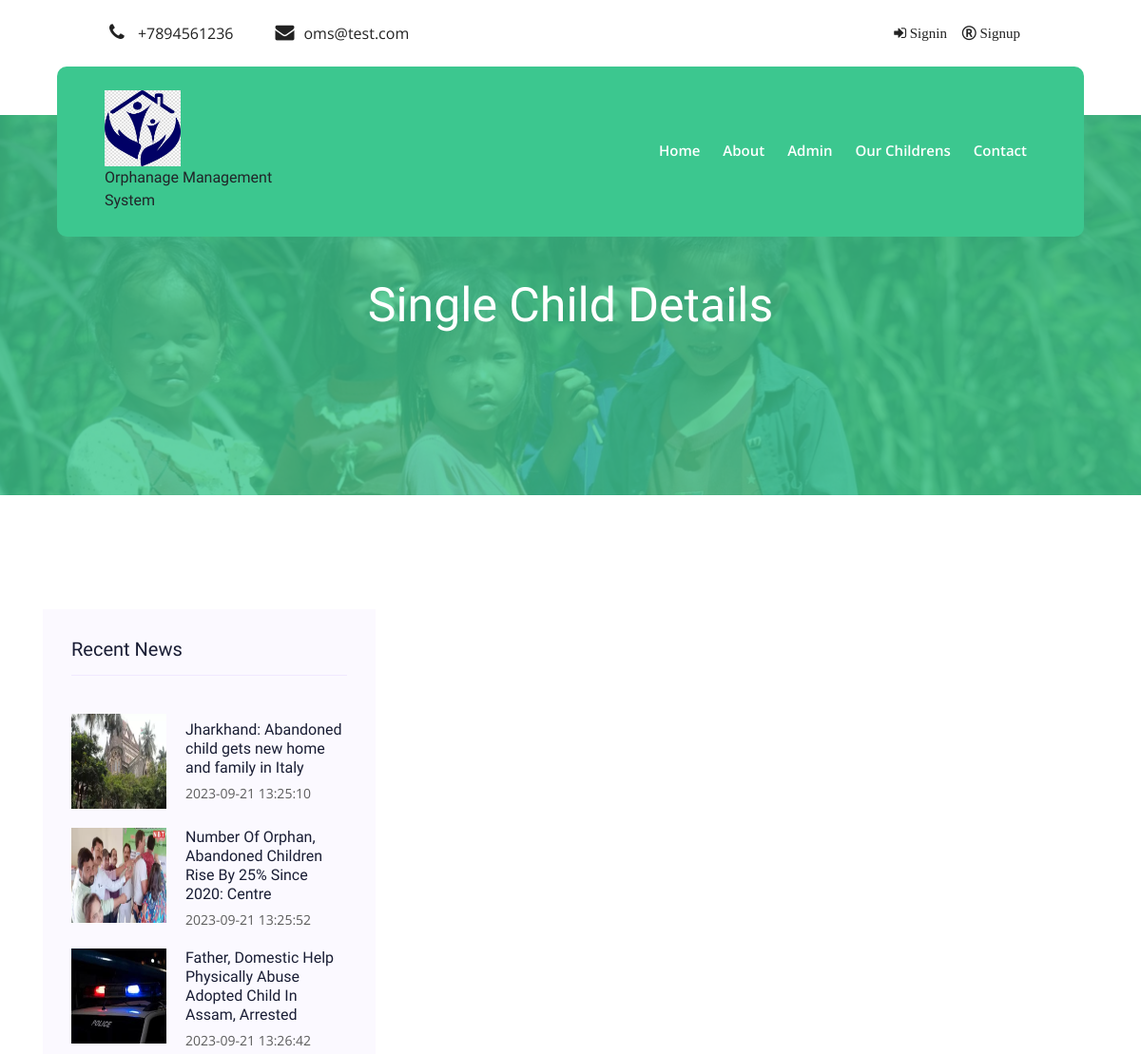
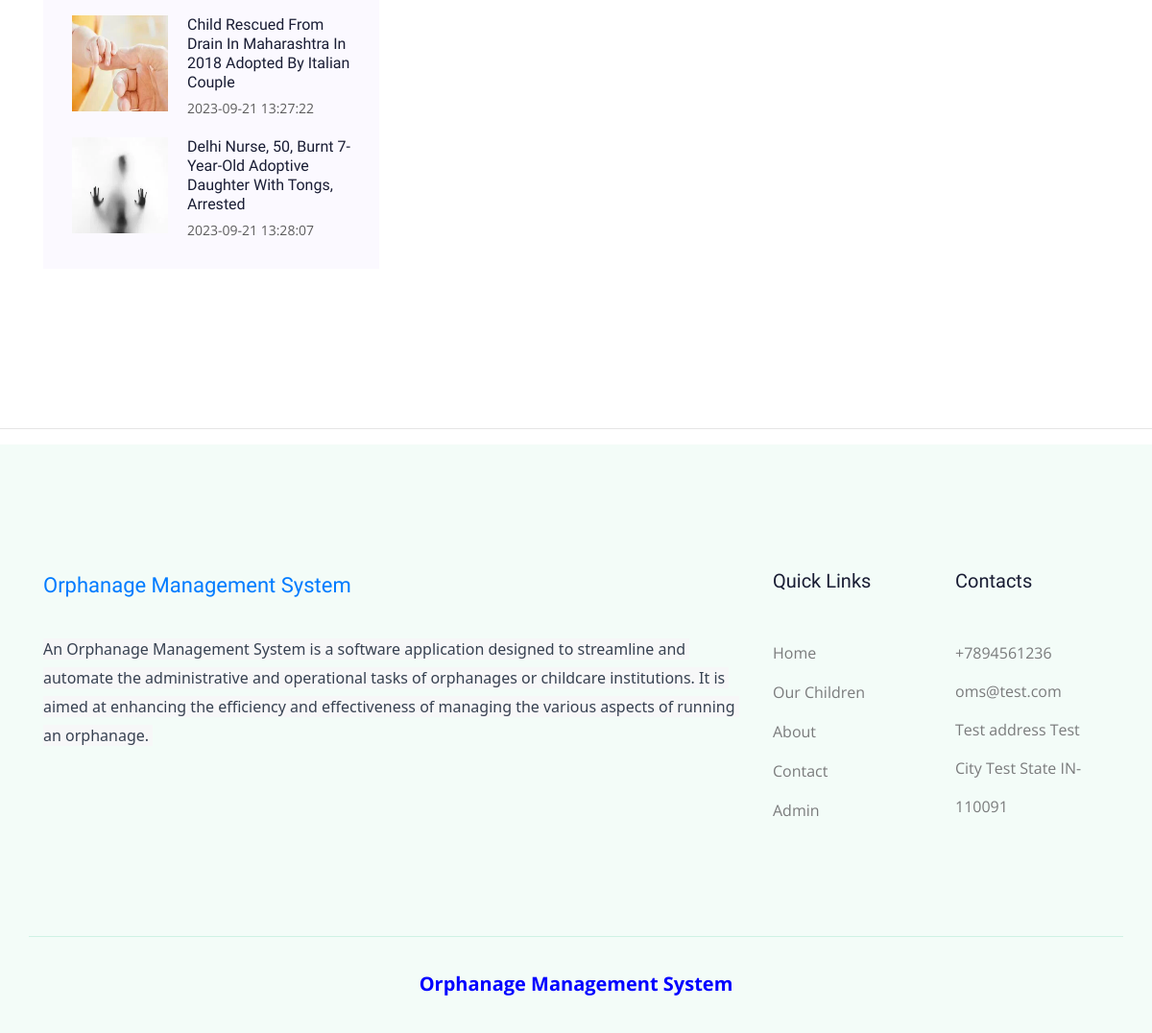
Page /oms/child-details.php on the committed database (2 pictures, top to bottom).
### tables this page shows
CREATE TABLE `tblgenralsettings` (
  `id` int(11) NOT NULL,
  `SiteName` varchar(200) DEFAULT NULL,
  `PhoneNumber` bigint(12) DEFAULT NULL,
  `EmailId` varchar(255) DEFAULT NULL,
  `address` mediumtext DEFAULT NULL,
  `footercontent` mediumtext DEFAULT NULL,
  `LastUpdationDate` timestamp NULL DEFAULT NULL ON UPDATE current_timestamp()
);

CREATE TABLE `tblnews` (
  `id` int(11) NOT NULL,
  `NewsTitle` varchar(255) DEFAULT NULL,
  `NewsDetails` mediumtext DEFAULT NULL,
  `NewsImage` varchar(250) DEFAULT NULL,
  `PostingDate` timestamp NULL DEFAULT current_timestamp()
);

CREATE TABLE `tblpages` (
  `id` int(11) NOT NULL,
  `PageType` varchar(255) DEFAULT NULL,
  `PageDetails` mediumtext DEFAULT NULL,
  `LastupdationDate` timestamp NULL DEFAULT NULL ON UPDATE current_timestamp()
);

### oms/child-details.php (the view, shortened to what this page needs)
<?php
include('includes/config.php');
?>
<!doctype html>
<html class="no-js" lang="zxx">
<head>
    <link rel="stylesheet" href="css/bootstrap.min.css">
    <link rel="stylesheet" href="css/owl.carousel.min.css">
    <link rel="stylesheet" href="css/magnific-popup.css">
    <link rel="stylesheet" href="css/font-awesome.min.css">
    <link rel="stylesheet" href="css/themify-icons.css">
    <link rel="stylesheet" href="css/nice-select.css">
    <link rel="stylesheet" href="css/flaticon.css">
    <link rel="stylesheet" href="css/gijgo.css">
    <link rel="stylesheet" href="css/animate.css">
    <link rel="stylesheet" href="css/slicknav.css">
    <link rel="stylesheet" href="css/style.css">
</head>
<body>
<?php include_once('includes/header.php');?>
  <div class="bradcam_area breadcam_bg overlay d-flex align-items-center justify-content-center">
      <div class="container">
          <div class="row">
              <div class="col-xl-12">
                  <div class="bradcam_text text-center">
                      <h3>Single Child Details</h3>
                  </div>
              </div>
          </div>
      </div>
  </div>
   <section class="blog_area single-post-area section-padding">
      <div class="container">
         <div class="row">
            <div class="col-lg-4">
               <div class="blog_right_sidebar">
                  <aside class="single_sidebar_widget popular_post_widget">
                     <h3 class="widget_title">Recent News</h3>
                     <?php
$sql = "SELECT tblnews.*  from tblnews";
$query = $dbh -> prepare($sql);
$query->execute();
$results=$query->fetchAll(PDO::FETCH_OBJ);
if($query->rowCount() > 0)
{
foreach($results as $row)
{
    ?>
                     <div class="media post_item">
                        <img src="admin/newsimages/<?php echo htmlentities($row->NewsImage);?>" alt="post" width="100" height="100">
                        <div class="media-body">
                           <a href="news-details.php?nid=<?php echo htmlentities($row->id);?>">
                              <h3><?php echo htmlentities($row->NewsTitle);?></h3>
                           </a>
                           <p><?php echo htmlentities($row->PostingDate);?></p>
                        </div>
                     </div><?php } } ?>
                  </aside>
               </div>
            </div>
         </div>
      </div>
   </section>
   <?php include_once('includes/footer.php');?>
</body>
</html>

### oms/includes/header.php (shortened to what this page needs)
   <header>
        <div class="header-area ">
            <div class="header-top_area">
                <div class="container-fluid">
                    <div class="row">
                        <div class="col-xl-6 col-md-12 col-lg-8">
                            <div class="short_contact_list">
                                <ul>
                                     <?php
$ret = "select * from tblgenralsettings";
$query = $dbh -> prepare($ret);
$query->execute();
$results=$query->fetchAll(PDO::FETCH_OBJ);
if($query->rowCount() > 0)
{
foreach($results as $row)
{
$website=$row->SiteName;
    ?>
                                    <li><a href="#"> <i class="fa fa-phone"></i> +<?php echo $row->PhoneNumber;?></a></li>
                                    <li><a href="#"> <i class="fa fa-envelope"></i><?php echo $row->EmailId;?></a></li><?php }} ?>
                                </ul>
                            </div>
                        </div>
                        <div class="col-xl-6 col-md-6 col-lg-4">
                            <div class="social_media_links d-none d-lg-block">
                                 <?php if($_SESSION['usrid']==0):?>
                                <a href="signin.php">
                                    <i class="fa fa-sign-in"> Signin</i>
                                </a>
                                <a href="signup.php">
                                    <i class="fa fa-registered"> Signup</i>
                                </a><?php endif;?>
                            </div>
                        </div>
                    </div>
                </div>
            </div>
            <div id="sticky-header" class="main-header-area">
                <div class="container-fluid">
                    <div class="row align-items-center">
                        <div class="col-xl-3 col-lg-3">
                            <div class="logo">
                                <a href="index.html">
                                    <img src="img/oms.jpg" width="80" height="80" alt="">
                                </a>
                            </div>
                              <?php echo $website;?>
                        </div>
                        <div class="col-xl-9 col-lg-9">
                            <div class="main-menu">
                                <nav>
                                    <ul id="navigation">
                                        <li><a href="index.php">home</a></li>
                                        <li><a href="About.php">About</a></li>
                                        <li><a href="admin/index.php">Admin</a></li>
                                        <li><a href="childs.php">Our Childrens</a></li>
                                        <li><a href="contact.php">Contact</a></li>
                                    </ul>
                                </nav>
                            </div>
                        </div>
                        <div class="col-12">
                        </div>
                    </div>
                </div>
            </div>
        </div>
    </header>

### oms/includes/footer.php (shortened to what this page needs)
<hr />
<footer class="footer">
        <div class="footer_top">
            <div class="container">
                <div class="row">
                    <div class="col-xl-8 col-md-6 col-lg-4 ">
                        <div class="footer_widget">
                            <div class="footer_logo">
                                <a href="index.php">
                                   Orphanage Management System
                                </a>
                            </div>
                             <?php
 $ptype="aboutus";
$ret = "select  PageDetails from tblpages where PageType=:ptype";
$query = $dbh -> prepare($ret);
$query -> bindParam(':ptype',$ptype, PDO::PARAM_STR);
$query->execute();
$results=$query->fetchAll(PDO::FETCH_OBJ);
if($query->rowCount() > 0)
{
foreach($results as $row)
{ ?>
                            <p class="address_text"><?php echo $row->PageDetails;?>
                            </p> <?php }} ?>
                        </div>
                    </div>
                    <div class="col-xl-2 col-md-6 col-lg-4">
                        <div class="footer_widget">
                            <h3 class="footer_title">
                                Quick Links
                            </h3>
                            <ul class="links">
                                <li><a href="index.php">Home</a></li>
                                <li><a href="childs.php">Our Children</a></li>
                                <li><a href="About.php">About</a></li>
                                <li><a href="contact.php">Contact</a></li>
                                <li><a href="admin/index.php">Admin</a></li>
                            </ul>
                        </div>
                    </div>
                    <div class="col-xl-2 col-md-6 col-lg-4">
                        <div class="footer_widget">
                            <h3 class="footer_title">
                                Contacts
                            </h3>
                            <div class="contacts">
                                 <?php
$ret = "select * from tblgenralsettings";
$query = $dbh -> prepare($ret);
$query->execute();
$results=$query->fetchAll(PDO::FETCH_OBJ);
if($query->rowCount() > 0)
{
foreach($results as $row)
{ ?>
                                <p>+<?php echo $row->PhoneNumber;?> <br>
                                    <?php echo $row->EmailId;?> <br>
                                   <?php echo $row->address;?>
                                </p> <?php }} ?>
                            </div>
                        </div>
                    </div>
                </div>
            </div>
        </div>
        <div class="copy-right_text">
            <div class="container">
                <div class="row">
                    <div class="bordered_1px "></div>
                    <div class="col-xl-12">
                        <p class="copy_right text-center" style="color: blue;font-weight: bold;font-size: 20px;">
                           Orphanage Management System
                        </p>
                    </div>
                </div>
            </div>
        </div>
    </footer>

### rows in the picture
tblgenralsettings: PhoneNumber "7894561236", EmailId "oms@test.com", SiteName "Orphanage Management System", address "Test address Test City Test State IN-110091"
tblnews: NewsImage (picture), NewsTitle "Jharkhand: Abandoned child gets new home and family in Italy", PostingDate "2023-09-21 13:25:10"
tblnews: NewsImage (picture), NewsTitle "Number Of Orphan, Abandoned Children Rise By 25% Since 2020: Centre", PostingDate "2023-09-21 13:25:52"
tblnews: NewsImage (picture), NewsTitle "Father, Domestic Help Physically Abuse Adopted Child In Assam, Arrested", PostingDate "2023-09-21 13:26:42"
tblnews: NewsImage (picture), NewsTitle "Child Rescued From Drain In Maharashtra In 2018 Adopted By Italian Couple", PostingDate "2023-09-21 13:27:22"
tblnews: NewsImage (picture), NewsTitle "Delhi Nurse, 50, Burnt 7-Year-Old Adoptive Daughter With Tongs, Arrested", PostingDate "2023-09-21 13:28:07"
tblpages: PageDetails "An Orphanage Management System is a software application designed to streamline and automate the administrative and operational tasks of orphanages or childcare institutions. It is aimed at enhancing the efficiency and effectiveness of managing the various aspects of running an orphanage."
